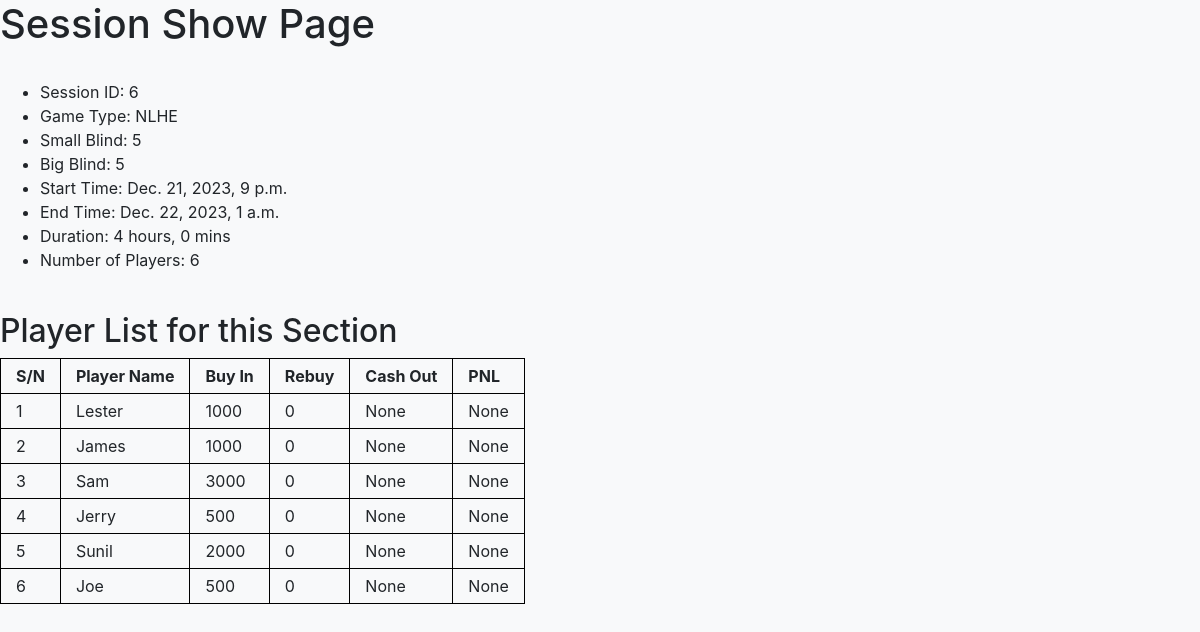
Screenshot of /poker_host/session/6/ with the database file from the repository.
### poker_host/models.py (models this page shows, shortened)
class Session(models.Model):
    game_id = models.ForeignKey(
        Game,
        on_delete=models.CASCADE,
    )
    start_time = models.DateTimeField()
    end_time = models.DateTimeField()
    duration_hours = models.IntegerField(default=0)
    duration_minutes = models.IntegerField(default=0)
    completed = models.BooleanField(default=False)
    def get_player_session_count(self):
        return self.player_sessions.count()

class Game(models.Model):
    GAME_FORMATS = [
        ("NLHE", "No-Limit Hold'em"),
        ("LHE", "Limit Hold'em"),
        ("PLO-4", "Pot-Limit Omaha (4 cards)"),
        ("PLO-5", "Pot-Limit Omaha (5 cards)"),
        ("PLO-6", "Pot-Limit Omaha (6 cards)"),
        ("PLO hi/lo-4", "Pot-Limit Omaha Hi/Lo (4 cards)"),
        ("PLO hi/lo-5", "Pot-Limit Omaha Hi/Lo (5 cards)"),
        ("Dealer's Choice", "Dealer's Choice"),
    ]
    game_type = models.CharField(max_length=100, choices=GAME_FORMATS)
    small_blind = models.IntegerField(validators=[MinValueValidator(1)])
    big_blind = models.IntegerField(validators=[MinValueValidator(1)])
    user_id = models.ForeignKey(
        settings.AUTH_USER_MODEL,
        on_delete=models.CASCADE,
    )

class PlayerSession(models.Model):
    player_id = models.ForeignKey(
        Player,
        on_delete=models.CASCADE,
    )
    session_id = models.ForeignKey(
        Session,
        on_delete=models.CASCADE,
        related_name='player_sessions',  # Use a proper related_name
    )
    buy_in = models.IntegerField(validators=[MinValueValidator(1)])
    cash_out = models.IntegerField(null=True, blank=True)
    pnl = models.IntegerField(null=True, blank=True)
    class Meta:
        unique_together = ('player_id', 'session_id')

class Player(models.Model):
    name = models.CharField(max_length=100)
    bankroll = models.IntegerField(default=0)
    user_id = models.ForeignKey(
        settings.AUTH_USER_MODEL,
        on_delete=models.CASCADE,
    )

### poker_host/views.py (the view)
# urls.py: path("session/<int:player_session_id>/", views.session, name="session"),
def session(request, player_session_id):
    session = Session.objects.get(pk=player_session_id)
    return render(request, "poker_host/session.html", {"session": session})

### poker_host/templates/poker_host/session.html
{% extends "poker_host/layout.html" %}
{% block body %}
  <h1>Session Show Page</h1>
  <br>
  <ul>
    <li>Session ID: {{ session.id }}</li>
    <li>Game Type: {{ session.game_id.game_type }}</li>
    <li>Small Blind: {{ session.game_id.small_blind }}</li>
    <li>Big Blind: {{ session.game_id.big_blind }}</li>
    <li>Start Time: {{ session.start_time }}</li>
    <li>End Time: {{ session.end_time }}</li>
    <li>Duration: {{ session.duration_hours }} hours, {{ session.duration_minutes }} mins</li>
    <li>Number of Players: {{ session.get_player_session_count }}</li>
  </ul>
  <br>
  <h2>Player List for this Section</h2>
  <table>
    <theader>
      <tr>
        <th>S/N</th>
        <th>Player Name</th>
        <th>Buy In</th>
        <th>Rebuy</th>
        <th>Cash Out</th>
        <th>PNL</th>
      </tr>
    <theader>
    <tbody>
      {% for player_session in session.player_sessions.all %}
        <tr>
          <td>{{ forloop.counter }}</td>
          <td>{{ player_session.player_id.name }}</td>
          <td>{{ player_session.buy_in }}</td>
          <td>{{ player_session.rebuy_events.count }}</td>
          <td>{{ player_session.cash_out }}</td>
          <td>{{ player_session.pnl }}</td>
        </tr>
      {% endfor %}
    </tbody>
</table>
{% endblock %}

### poker_host/static/poker_host/styles.css (style rules this page uses)
.main-body { background-color: #f8f9fa; color: #212529; font-size: 1rem; font-weight: 400; line-height: 1.5; margin: 0; text-align: left; }
table, th, td { border: 1px solid black; padding: 5px 15px; }

### rows the page displays
Session: id "6", game_id.game_type "NLHE", game_id.small_blind "5", game_id.big_blind "5", start_time "Dec. 21, 2023, 9 p.m.", end_time "Dec. 22, 2023, 1 a.m.", duration_hours "4", duration_minutes "0", get_player_session_count "6"
PlayerSession: player_id.name "Lester", buy_in "1000", rebuy_events.count "0", cash_out "None", pnl "None"
PlayerSession: player_id.name "James", buy_in "1000", rebuy_events.count "0", cash_out "None", pnl "None"
PlayerSession: player_id.name "Sam", buy_in "3000", rebuy_events.count "0", cash_out "None", pnl "None"
PlayerSession: player_id.name "Jerry", buy_in "500", rebuy_events.count "0", cash_out "None", pnl "None"
PlayerSession: player_id.name "Sunil", buy_in "2000", rebuy_events.count "0", cash_out "None", pnl "None"
PlayerSession: player_id.name "Joe", buy_in "500", rebuy_events.count "0", cash_out "None", pnl "None"
